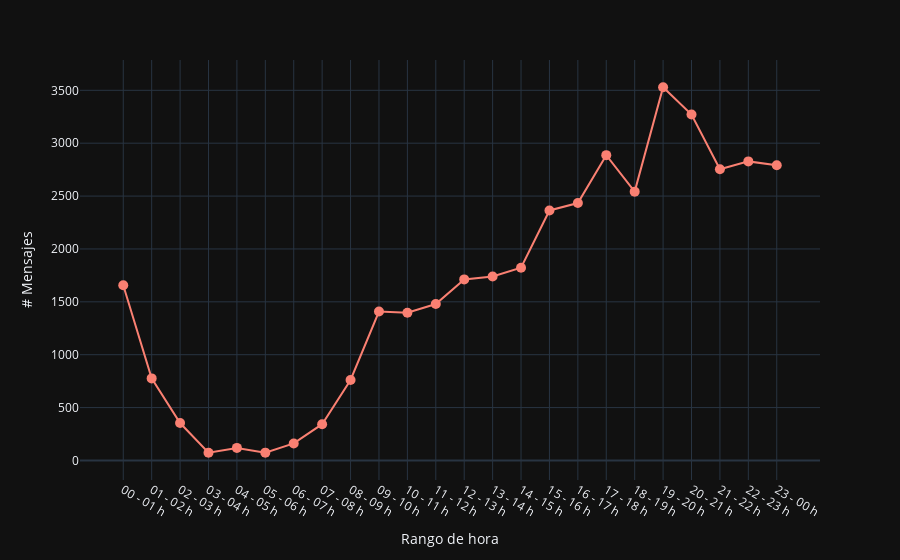

The notebook cell this image was saved under:
### Markdown cell above
#### Número de mensajes por rango de hora

### Code cell
# Crear una columna de 1 para realizar el conteo de mensajes
df['# Mensajes por hora'] = 1

# Sumar (contar) los mensajes que tengan la misma fecha
mensajes_hora = df.groupby('rangoHora').count().reset_index()

# Plotear la cantidad de mensajes respecto del tiempo
fig = px.line(mensajes_hora, x='rangoHora', y='# Mensajes por hora', color_discrete_sequence=['salmon'], template='plotly_dark')

# Ajustar el gráfico
# fig.update_layout(
#     title={'text': 'Mensajes con ella ❤️ por hora',
#              'y':0.96,
#              'x':0.5,
#              'xanchor': 'center'},
#     font=dict(size=17))
fig.update_traces(mode='markers+lines', marker=dict(size=10))
fig.update_xaxes(title_text='Rango de hora', tickangle=30)
fig.update_yaxes(title_text='# Mensajes')
fig.show()

### Figure 1 — Plotly figure (JSON) as saved in the notebook; plotly's stock layout.template omitted (floating-point values rounded to 4 significant figures)
{"data": [{"hovertemplate": "rangoHora=%{x}<br># Mensajes por hora=%{y}<extra></extra>", "legendgroup": "", "line": {"color": "salmon", "dash": "solid"}, "marker": {"size": 10}, "mode": "markers+lines", "name": "", "orientation": "v", "showlegend": false, "type": "scatter", "x": ["00 - 01 h", "01 - 02 h", "02 - 03 h", "03 - 04 h", "04 - 05 h", "05 - 06 h", "06 - 07 h", "07 - 08 h", "08 - 09 h", "09 - 10 h", "10 - 11 h", "11 - 12 h", "12 - 13 h", "13 - 14 h", "14 - 15 h", "15 - 16 h", "16 - 17 h", "17 - 18 h", "18 - 19 h", "19 - 20 h", "20 - 21 h", "21 - 22 h", "22 - 23 h", "23 - 00 h"], "xaxis": "x", "y": [1656, 776, 354, 73, 119, 74, 161, 343, 761, 1408, 1397, 1479, 1712, 1740, 1822, 2364, 2434, 2887, 2542, 3529, 3271, 2753, 2828, 2792], "yaxis": "y"}], "layout": {"legend": {"tracegroupgap": 0}, "margin": {"t": 60}, "xaxis": {"anchor": "y", "domain": [0, 1], "tickangle": 30, "title": {"text": "Rango de hora"}}, "yaxis": {"anchor": "x", "domain": [0, 1], "title": {"text": "# Mensajes"}}}}
